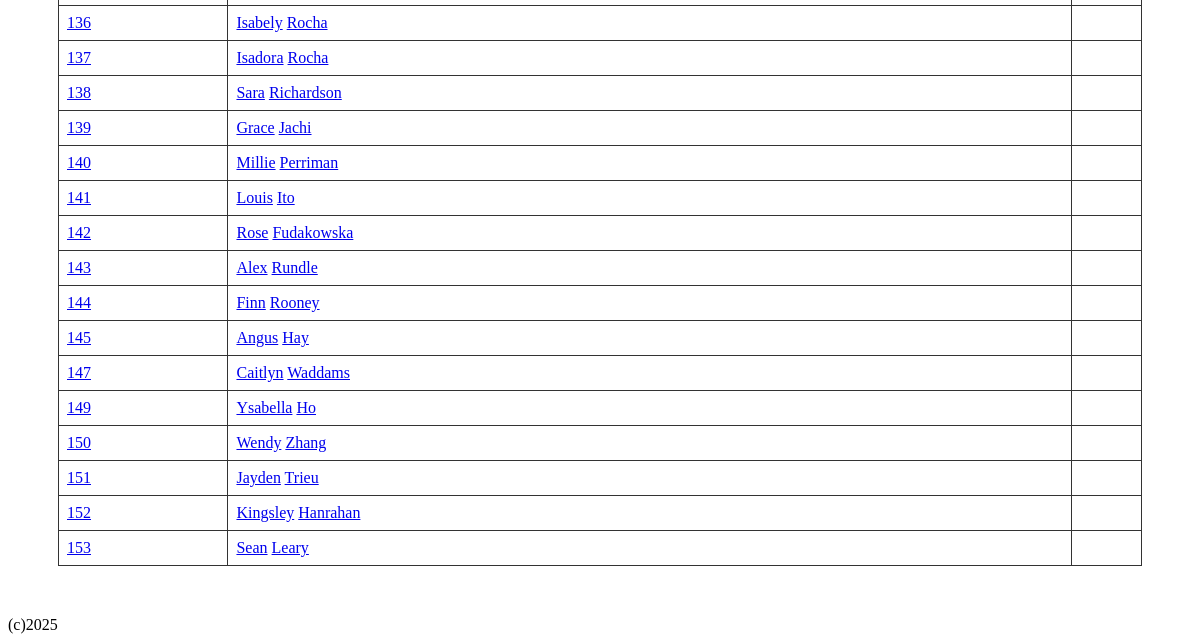
Page /all_athletes (lower part) on the earlier database version.
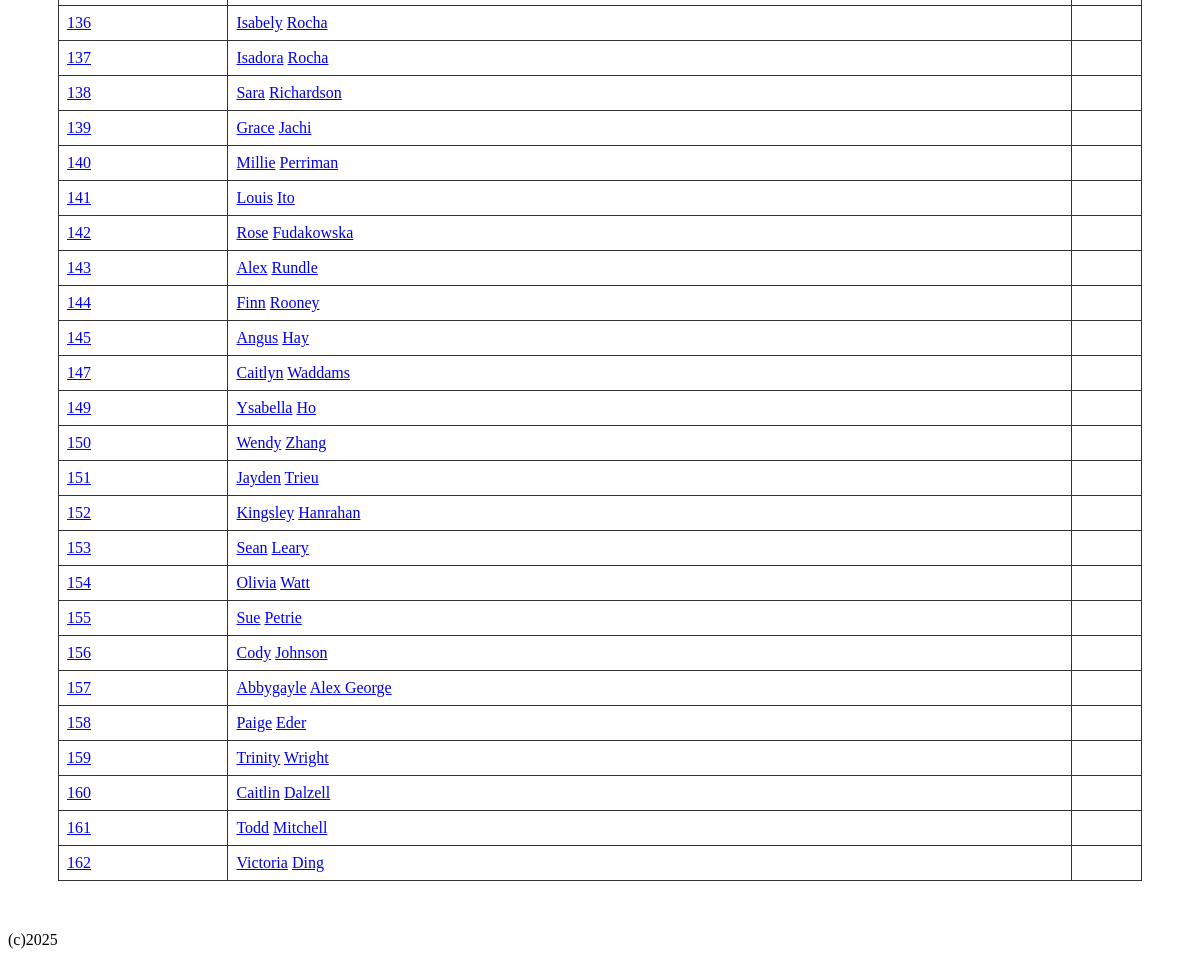
Same page on the later database version.
### tables this page shows
CREATE TABLE athlete (athlete_id INTEGER PRIMARY KEY NOT NULL, firstname TEXT NOT NULL, lastname TEXT NOT NULL);

### flaskimport.py (the view)
@app.route("/all_athletes")
def all_athletes():
    db = get_db()
    cursor = db.execute('SELECT * FROM athlete')
    athletes = cursor.fetchall()
    db.close()
    return render_template('all_athletes.html', title='ALL ATHLETES',
                           athletes=athletes)

### flaskimport.py (called while the page is built)
def get_db():
    db = getattr(g, '_database', None)
    if db is None:
        db = g._database = sqlite3.connect('BHS_sport_history_database.db')
        db.row_factory = sqlite3.Row
    return db

### templates/all_athletes.html (shortened to what this page needs)
{% extends "layout.html" %}
{% block content %}
<div class="table">
  <table>
  {% for athlete in athletes %}
    <tbody>
        <tr>
        <td>
          <a href="player/{{ athlete[0] }}">{{ athlete[0] }}</a>
        </td>
        <td>
          <a href="player/{{ athlete[0] }}">{{ athlete[1] }}</a>
          <a href="player/{{ athlete[0] }}">{{ athlete[2] }}</a>
        </td>
        <td>
        </td>
      </tr>
    </tbody>
  {% endfor %}
  </table>
</div>
{% endblock %}

### templates/layout.html (shortened to what this page needs)
<!DOCTYPE html>
<!DOCTYPE html>
<html lang="en">
<head>
    <link rel="stylesheet" href="{{ url_for('static', filename='style.css') }}">
</head>
<body>
    {% block content %}{% endblock %}
</body>
<footer>(c)2025</footer>
</html>

### static/style.css (style rules this page uses)
body { background-color: white; }
table { width: 100%; border-collapse: collapse; }
.table { padding: 50px; }

Differences in the rows shown:
added athlete: athlete_id "154", firstname "Olivia", lastname "Watt"
added athlete: athlete_id "155", firstname "Sue", lastname "Petrie"
added athlete: athlete_id "156", firstname "Cody", lastname "Johnson"
added athlete: athlete_id "157", firstname "Abbygayle", lastname "Alex George"
added athlete: athlete_id "158", firstname "Paige", lastname "Eder"
added athlete: athlete_id "159", firstname "Trinity", lastname "Wright"
added athlete: athlete_id "160", firstname "Caitlin", lastname "Dalzell"
added athlete: athlete_id "161", firstname "Todd", lastname "Mitchell"
added athlete: athlete_id "162", firstname "Victoria", lastname "Ding"
